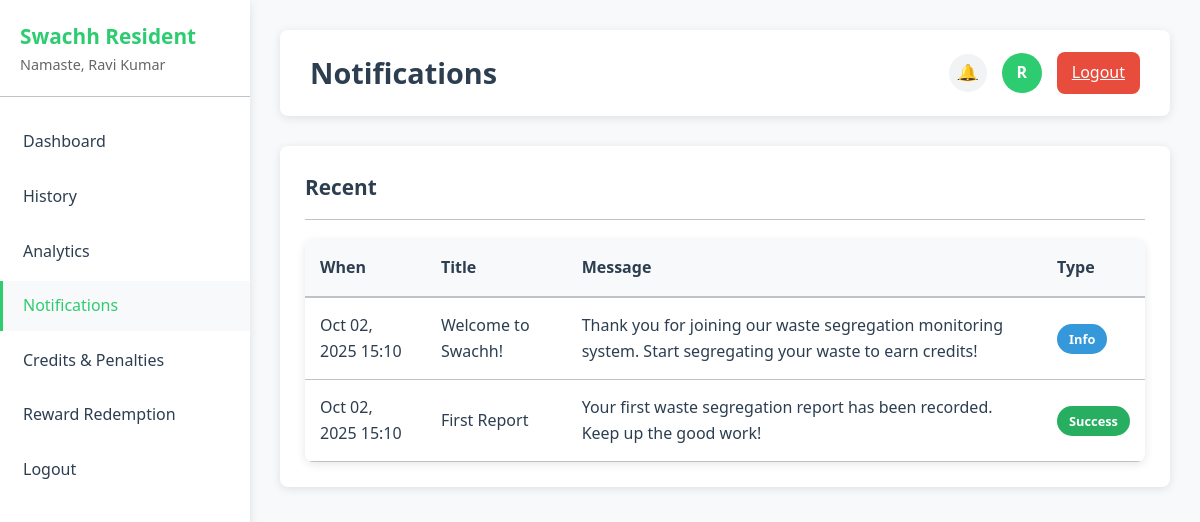
/residents/notifications.php (signed in), run on the app's committed database.
### tables this page shows
CREATE TABLE IF NOT EXISTS notifications (
    id INT AUTO_INCREMENT PRIMARY KEY,
    user_id INT NOT NULL,
    title VARCHAR(255) NOT NULL,
    message TEXT NOT NULL,
    type ENUM('info', 'warning', 'success', 'error') DEFAULT 'info',
    is_read BOOLEAN DEFAULT FALSE,
    created_at TIMESTAMP DEFAULT CURRENT_TIMESTAMP,
    FOREIGN KEY (user_id) REFERENCES users(id) ON DELETE CASCADE
);

### residents/notifications.php (the view, shortened to what this page needs)
<?php
require_once "../db.php";
$resident_name = $_SESSION["user_name"];
$user_id = $_SESSION["user_id"];
$stmt = $pdo->prepare("SELECT * FROM notifications WHERE user_id = ? ORDER BY created_at DESC LIMIT 50");
$stmt->execute([$user_id]);
$notifications = $stmt->fetchAll(PDO::FETCH_ASSOC);
?>
<!DOCTYPE html>
<html lang="en">
<head>
    <link rel="stylesheet" href="../css/style.css">
</head>
<body>
    <div class="dashboard-container">
        <div class="sidebar">
            <div class="sidebar-header">
                <h3>Swachh Resident</h3>
                <p>Namaste, <?php echo htmlspecialchars($resident_name); ?></p>
            </div>
            <ul class="sidebar-menu">
                <li><a href="dashboard.php">Dashboard</a></li>
                <li><a href="history.php">History</a></li>
                <li><a href="analytics.php">Analytics</a></li>
                <li><a href="#" class="active">Notifications</a></li>
                <li><a href="credits.php">Credits & Penalties</a></li>
                <li><a href="redeem.php">Reward Redemption</a></li>
                <li><a href="../api/logout.php">Logout</a></li>
            </ul>
        </div>
        <div class="main-content">
            <div class="content-header">
                <h1>Notifications</h1>
                <div class="user-info">
                    <a href="notifications.php" class="notif-bell" title="Notifications">
                        🔔
                    </a>
                    <div class="user-avatar"><?php echo strtoupper(substr($resident_name, 0, 1)); ?></div>
                    <a href="../api/logout.php" class="logout-btn">Logout</a>
                </div>
            </div>
            <div class="card">
                <div class="card-header">
                    <h3>Recent</h3>
                </div>
                <div class="table-container">
                    <table>
                        <thead>
                            <tr>
                                <th>When</th>
                                <th>Title</th>
                                <th>Message</th>
                                <th>Type</th>
                            </tr>
                        </thead>
                        <tbody>
                            <?php foreach ($notifications as $n): ?>
                            <tr>
                                <td><?php echo date('M d, Y H:i', strtotime($n['created_at'])); ?></td>
                                <td><?php echo htmlspecialchars($n['title']); ?></td>
                                <td><?php echo htmlspecialchars($n['message']); ?></td>
                                <td><span class="status-badge" style="background: <?php echo $n['type']==='error'?'#e74c3c':($n['type']==='warning'?'#f39c12':($n['type']==='success'?'#27ae60':'#3498db')); ?>; color: white; text-transform: capitalize;"><?php echo htmlspecialchars($n['type']); ?></span></td>
                            </tr>
                            <?php endforeach; ?>
                        </tbody>
                    </table>
                </div>
            </div>
        </div>
    </div>
</body>
</html>

### css/style.css (style rules this page uses)
:root { --primary-color: #2ecc71; --primary-dark: #27ae60; --secondary-color: #3498db; --accent-color: #e74c3c; --warning-color: #f39c12; --success-color: #27ae60; --danger-color: #e74c3c; --dark-color: #2c3e50; --light-color: #ecf0f1; --text-color: #2c3e50; --border-color: #bdc3c7; --shadow: 0 2px 10px rgba(0,0,0,0.1); --border-radius: 8px; --transition: all 0.3s ease; }
* { margin: 0; padding: 0; box-sizing: border-box; }
body { font-family: 'Segoe UI', Tahoma, Geneva, Verdana, sans-serif; background: #f6faf8; min-height: 100vh; color: var(--text-color); line-height: 1.6; }
.dashboard-container { display: flex; min-height: 100vh; background: #f8f9fa; }
.sidebar { width: 250px; background: white; box-shadow: var(--shadow); padding: 20px 0; position: fixed; height: 100vh; overflow-y: auto; }
.sidebar-header { padding: 0 20px 20px; border-bottom: 1px solid var(--border-color); margin-bottom: 20px; }
.sidebar-header h3 { color: var(--primary-color); font-size: 1.3rem; }
.sidebar-header p { color: #666; font-size: 0.9rem; }
.sidebar-menu { list-style: none; }
.sidebar-menu li { margin-bottom: 5px; }
.sidebar-menu a { display: block; padding: 12px 20px; color: var(--text-color); text-decoration: none; transition: var(--transition); border-left: 3px solid transparent; }
.sidebar-menu a:hover, .sidebar-menu a.active { background: #f8f9fa; border-left-color: var(--primary-color); color: var(--primary-color); }
.main-content { flex: 1; margin-left: 250px; padding: 30px; }
.content-header { background: white; padding: 20px 30px; border-radius: var(--border-radius); box-shadow: var(--shadow); margin-bottom: 30px; display: flex; justify-content: space-between; align-items: center; }
.content-header h1 { color: var(--text-color); font-size: 1.8rem; }
.user-info { display: flex; align-items: center; gap: 15px; }
.notif-bell { position: relative; display: inline-flex; align-items: center; justify-content: center; width: 38px; height: 38px; border-radius: 50%; background: #f1f3f5; color: var(--text-color); }
.user-avatar { width: 40px; height: 40px; background: var(--primary-color); border-radius: 50%; display: flex; align-items: center; justify-content: center; color: white; font-weight: bold; }
.logout-btn { background: var(--danger-color); color: white; border: none; padding: 8px 15px; border-radius: var(--border-radius); cursor: pointer; transition: var(--transition); }
.card { background: white; border-radius: var(--border-radius); box-shadow: var(--shadow); padding: 25px; margin-bottom: 20px; }
.card-header { display: flex; justify-content: space-between; align-items: center; margin-bottom: 20px; padding-bottom: 15px; border-bottom: 1px solid var(--border-color); }
.card-header h3 { color: var(--text-color); font-size: 1.3rem; }
.table-container { background: white; border-radius: var(--border-radius); box-shadow: var(--shadow); overflow: hidden; }
table { width: 100%; border-collapse: collapse; }
th { background: #f8f9fa; padding: 15px; text-align: left; font-weight: 600; color: var(--text-color); border-bottom: 2px solid var(--border-color); }
td { padding: 15px; border-bottom: 1px solid var(--border-color); }
.status-badge { padding: 6px 12px; border-radius: 20px; font-size: 0.8rem; font-weight: 600; text-transform: uppercase; }

### data on the page
notifications: created_at "Oct 02, 2025 15:10", title "Welcome to Swachh!", message "Thank you for joining our waste segregation monitoring system. Start segregating your waste to earn credits!", type "Info"
notifications: created_at "Oct 02, 2025 15:10", title "First Report", message "Your first waste segregation report has been recorded. Keep up the good work!", type "Success"

### other printed values
$resident_name "Ravi Kumar"
substr($resident_name, 0, 1) "R"
